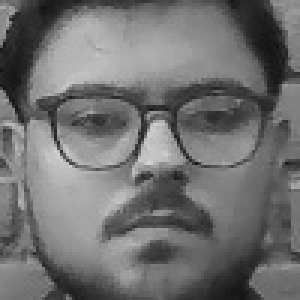
#> input picture database/sections/K23KW/1_Kartikey/img1.jpg, 100 x 100 px (shown 3 times larger)
$ python -i preprocess.py   (imports and definitions only)
#> lines starting #> are read from the running program, lines starting #| are printed output that depends on the picture
#> further down, picture is the input picture: shape (100, 100, 3); min 16, max 214, mean 111.8
"""
preprocess.py
=============
Image pre-processing pipeline used before face detection / recognition.

Pipeline (in order)
-------------------
  1. Convert BGR frame to Grayscale   – Haar & LBPH both need single-channel images
  2. Apply Gaussian Blur              – removes sensor noise / JPEG artefacts
  3. Histogram Equalization           – normalises brightness across varied lighting

Call preprocess_frame(frame) from any other module; it returns the fully
processed grayscale image ready for detection or recognition.
"""

import cv2  # OpenCV


# ─────────────────────────────────────────────────────────────────────────────
# Step 1 – Grayscale conversion
# ─────────────────────────────────────────────────────────────────────────────
def convert_to_grayscale(frame):
    """
    Convert a colour BGR image to grayscale.

    Haar Cascade and LBPH Face Recognizer both work on single-channel
    (grayscale) images.  Removing colour also speeds up processing.

    Parameters
    ----------
    frame : numpy.ndarray
        Raw BGR image from camera / video / file.

    Returns
    -------
    gray : numpy.ndarray
        Single-channel grayscale image.
    """
    gray = cv2.cvtColor(frame, cv2.COLOR_BGR2GRAY)
    return gray


# ─────────────────────────────────────────────────────────────────────────────
# Step 2 – Gaussian Blur
# ─────────────────────────────────────────────────────────────────────────────
def apply_gaussian_blur(gray_frame, kernel_size=(5, 5)):
    """
    Smooth the grayscale image to reduce noise.

    A Gaussian kernel averages each pixel with its neighbours, suppressing
    random pixel variations that would otherwise create phantom edges and
    confuse the face detector.

    Parameters
    ----------
    gray_frame  : numpy.ndarray   Grayscale image.
    kernel_size : tuple           Odd-valued (width, height). Default (5, 5).

    Returns
    -------
    blurred : numpy.ndarray   Smoothed grayscale image.
    """
#> called with kernel_size = (5, 5)
    blurred = cv2.GaussianBlur(gray_frame, kernel_size, sigmaX=0)
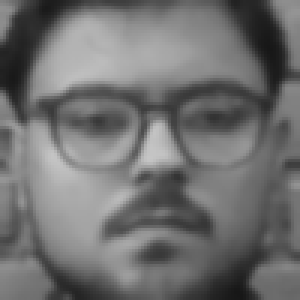
#> blurred: shape (100, 100) (shown 3 times larger); min 23, max 197, mean 111.8
    return blurred


# ─────────────────────────────────────────────────────────────────────────────
# Step 3 – Histogram Equalization
# ─────────────────────────────────────────────────────────────────────────────
def equalize_histogram(blurred_frame):
    """
    Stretch the pixel-intensity histogram to improve contrast.

    In a classroom some students sit under bright lights, others in shadow.
    Equalisation makes the brightness distribution uniform so faces are
    consistently visible regardless of lighting conditions.

    Parameters
    ----------
    blurred_frame : numpy.ndarray   Blurred grayscale image.

    Returns
    -------
    equalized : numpy.ndarray   Contrast-enhanced grayscale image.
    """
    equalized = cv2.equalizeHist(blurred_frame)
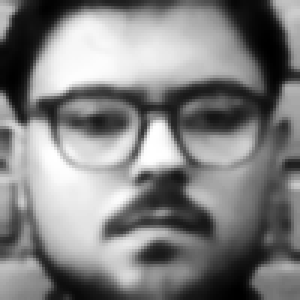
#> equalized: shape (100, 100) (shown 3 times larger); min 0, max 255, mean 128.3
    return equalized


# ─────────────────────────────────────────────────────────────────────────────
# Combined pipeline – the only function other modules need to call
# ─────────────────────────────────────────────────────────────────────────────
def preprocess_frame(frame, kernel_size=(5, 5)):
    """
    Run the full preprocessing pipeline on a single frame.

    colour → grayscale → gaussian blur → histogram equalization

    Parameters
    ----------
    frame       : numpy.ndarray   Raw BGR image.
    kernel_size : tuple           Gaussian blur kernel. Default (5, 5).

    Returns
    -------
    preprocessed : numpy.ndarray  Ready-to-use grayscale image.
    """
    gray         = convert_to_grayscale(frame)
    blurred      = apply_gaussian_blur(gray, kernel_size)
    preprocessed = equalize_histogram(blurred)
    return preprocessed

>>> import cv2
>>> picture = cv2.imread('database/sections/K23KW/1_Kartikey/img1.jpg')
>>> result = preprocess_frame(picture)
